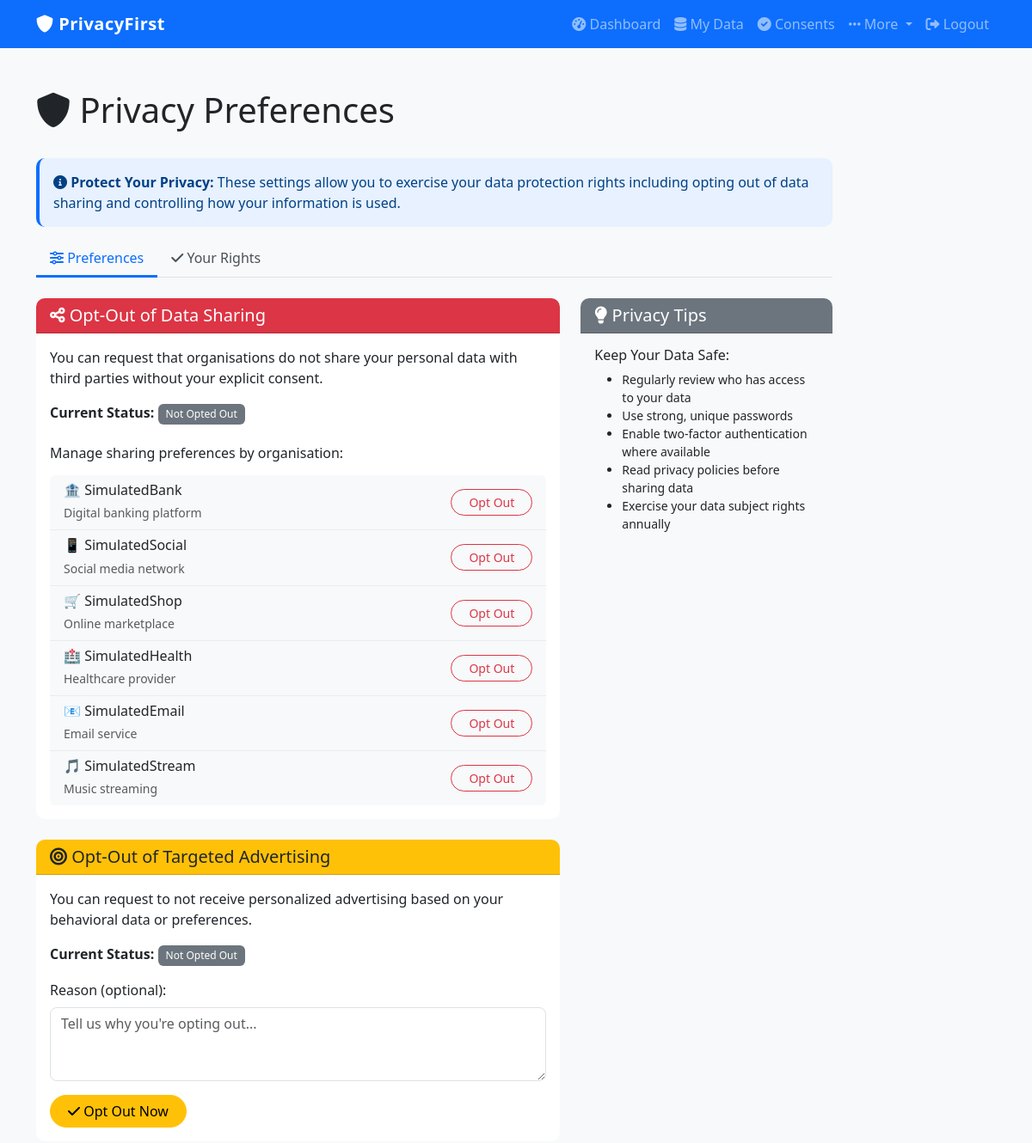
Before: /privacy-preferences (signed in, upper part) with the older database file.
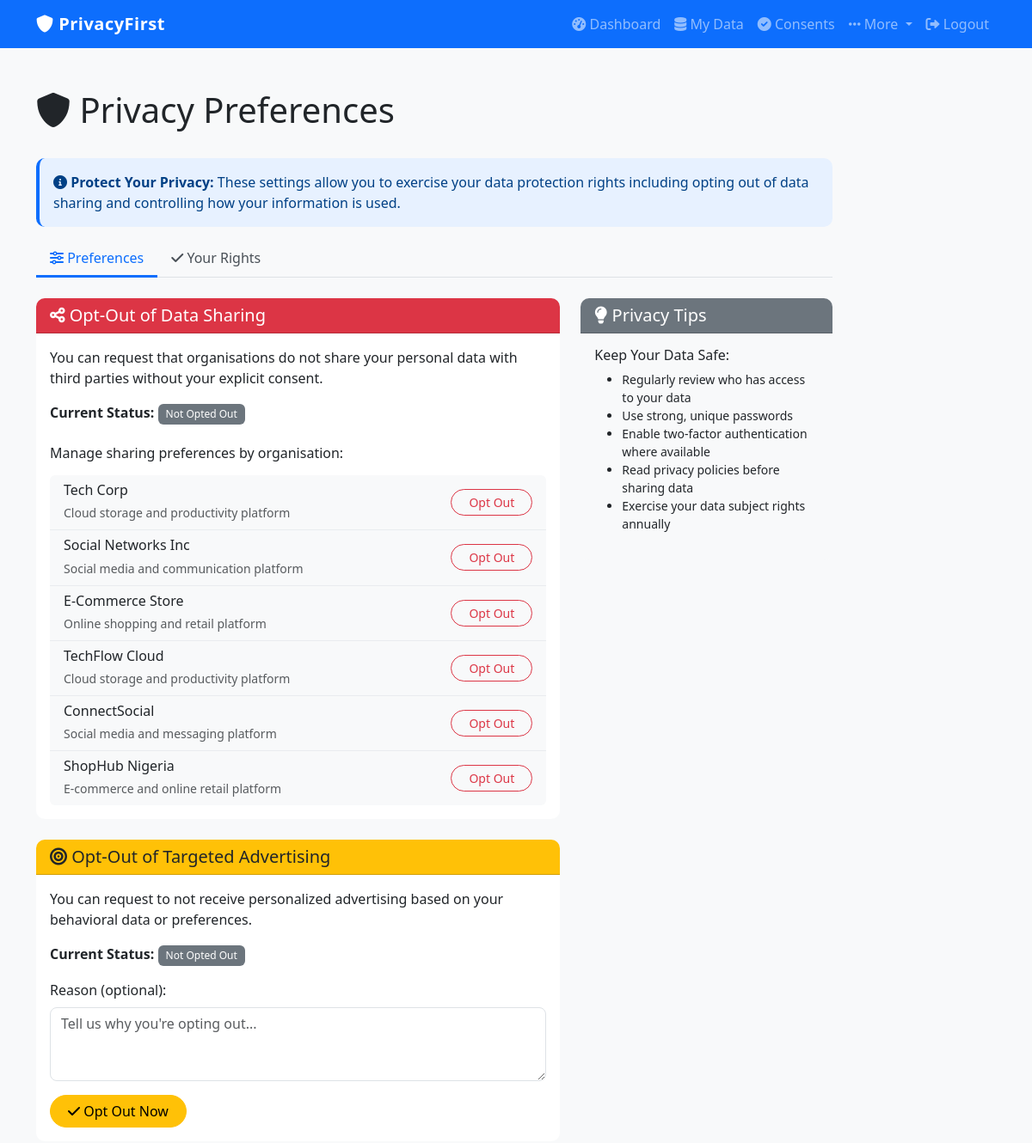
After: the same page with the newer database file.
### database.py (models this page shows)
class Organisation(db.Model):
    id = db.Column(db.Integer, primary_key=True)
    name = db.Column(db.String(100), nullable=False)
    description = db.Column(db.String(500))
    logo = db.Column(db.String(200))  # emoji or icon name
    data_sources = db.relationship('DataSource', backref='organisation', lazy=True)

### app.py (the view)
@app.route('/privacy-preferences')
@login_required
def privacy_preferences():
    opt_outs = CCPAOptOut.query.filter_by(user_id=current_user.id).all()
    opt_out_types = {opt.opt_out_type for opt in opt_outs}
    organisations = Organisation.query.all()
    log_audit("view_privacy_preferences", "privacy", details="Viewed privacy preferences")
    return render_template('privacy_preferences.html',
                         opt_out_types=opt_out_types,
                         all_opt_outs=opt_outs,
                         organisations=organisations)

### app.py (called while the page is built)
@login_manager.user_loader
def load_user(user_id):
    return User.query.get(int(user_id))

def log_audit(action, resource_type, resource_id=None, details="", status="success"):
    try:
        ip_address = request.remote_addr if request else None
        audit_log = AuditLog(
            user_id=current_user.id if current_user.is_authenticated else None,
            action=action,
            resource_type=resource_type,
            resource_id=resource_id,
            details=details,
            ip_address=ip_address,
            status=status
        )
        db.session.add(audit_log)
        db.session.commit()
    except Exception as e:
        print(f"[AUDIT LOG ERROR] {e}")

### templates/privacy_preferences.html (shortened to what this page needs)
{% extends "base.html" %}
{% block content %}
<div class="container mt-5">
    <div class="row">
        <div class="col-lg-10">
            <div class="d-flex align-items-center mb-4">
                <h1>
                    <i class="fas fa-shield-alt"></i> Privacy Preferences
                </h1>
            </div>
            <div class="alert alert-info">
                <i class="fas fa-info-circle"></i>
                <strong>Protect Your Privacy:</strong>
                These settings allow you to exercise your data protection rights including opting out of data sharing and controlling how your information is used.
            </div>
            <ul class="nav nav-tabs mb-4" role="tablist">
                <li class="nav-item" role="presentation">
                    <button class="nav-link active" id="prefs-tab" data-bs-toggle="tab" data-bs-target="#prefs-content" type="button">
                        <i class="fas fa-sliders-h"></i> Preferences
                    </button>
                </li>
                <li class="nav-item" role="presentation">
                    <button class="nav-link" id="rights-tab" data-bs-toggle="tab" data-bs-target="#rights-content" type="button">
                        <i class="fas fa-check"></i> Your Rights
                    </button>
                </li>
            </ul>
            <div class="tab-content">
                <div class="tab-pane fade show active" id="prefs-content" role="tabpanel">
                    <div class="row">
                        <div class="col-lg-8">
                            <div class="card mb-4">
                                <div class="card-header bg-danger text-white">
                                    <h5 class="mb-0"><i class="fas fa-share-alt"></i> Opt-Out of Data Sharing</h5>
                                </div>
                                <div class="card-body">
                                    <p>You can request that organisations do not share your personal data with third parties without your explicit consent.</p>
                                    <p class="mb-3"><strong>Current Status:</strong>
                                        {% if 'sharing' in opt_out_types %}
                                            <span class="badge bg-success">Opted Out</span>
                                        {% else %}
                                            <span class="badge bg-secondary">Not Opted Out</span>
                                        {% endif %}
                                    </p>
                                    {% if organisations %}
                                        <h6 class="mt-4">Manage sharing preferences by organisation:</h6>
                                        <div class="list-group mt-3">
                                            {% for org in organisations %}
                                                <div class="list-group-item">
                                                    <div class="d-flex justify-content-between align-items-center">
                                                        <div>
                                                            <h6 class="mb-1">{{ org.name }}</h6>
                                                            <small class="text-muted">{{ org.description }}</small>
                                                        </div>
                                                        <form method="POST" class="d-inline">
                                                            {% if 'sharing' not in opt_out_types %}
                                                                <button type="submit" formaction="{{ url_for('privacy_opt_out', opt_type='sharing') }}" class="btn btn-sm btn-outline-danger" name="organisation_id" value="{{ org.id }}">
                                                                    Opt Out
                                                                </button>
                                                            {% else %}
                                                                <button type="submit" formaction="{{ url_for('privacy_opt_in', opt_out_id=1) }}" class="btn btn-sm btn-outline-success" disabled>
                                                                    Opted Out
                                                                </button>
                                                            {% endif %}
                                                        </form>
                                                    </div>
                                                </div>
                                            {% endfor %}
                                        </div>
                                    {% else %}
                                        <p class="text-muted mt-3">No organisations connected yet.</p>
                                    {% endif %}
                                </div>
                            </div>
                            <div class="card mb-4">
                                <div class="card-header bg-warning text-dark">
                                    <h5 class="mb-0"><i class="fas fa-bullseye"></i> Opt-Out of Targeted Advertising</h5>
                                </div>
                                <div class="card-body">
                                    <p>You can request to not receive personalized advertising based on your behavioral data or preferences.</p>
                                    <p class="mb-3"><strong>Current Status:</strong>
                                        {% if 'targeted_advertising' in opt_out_types %}
                                            <span class="badge bg-success">Opted Out</span>
                                        {% else %}
                                            <span class="badge bg-secondary">Not Opted Out</span>
                                        {% endif %}
                                    </p>
                                    <form method="POST" action="{{ url_for('privacy_opt_out', opt_type='targeted_advertising') }}" class="mt-3">
                                        <div class="form-group mb-3">
                                            <label for="reason" class="form-label">Reason (optional):</label>
                                            <textarea class="form-control" id="reason" name="reason" rows="3" placeholder="Tell us why you're opting out..."></textarea>
                                        </div>
                                        {% if 'targeted_advertising' not in opt_out_types %}
                                            <button type="submit" class="btn btn-warning">
                                                <i class="fas fa-check"></i> Opt Out Now
                                            </button>
                                        {% else %}
                                            <button type="button" class="btn btn-warning" disabled>
                                                <i class="fas fa-check"></i> Already Opted Out
                                            </button>
                                        {% endif %}
                                    </form>
                                </div>
                            </div>
                        </div>
                        <div class="col-lg-4">
                            <div class="card bg-light">
                                <div class="card-header bg-secondary text-white">
                                    <h5 class="mb-0"><i class="fas fa-lightbulb"></i> Privacy Tips</h5>
                                </div>
                                <div class="card-body">
                                    <h6>Keep Your Data Safe:</h6>
                                    <ul class="small">
                                        <li>Regularly review who has access to your data</li>
                                        <li>Use strong, unique passwords</li>
                                        <li>Enable two-factor authentication where available</li>
                                        <li>Read privacy policies before sharing data</li>
                                        <li>Exercise your data subject rights annually</li>
                                    </ul>
                                </div>
                            </div>
                        </div>
                    </div>
                </div>
            </div>
        </div>
    </div>
</div>
{% endblock %}

### templates/base.html (shortened to what this page needs)
<!DOCTYPE html>
<html lang="en">
<head>
    <link href="https://cdn.jsdelivr.net/npm/bootstrap@5.3.0/dist/css/bootstrap.min.css" rel="stylesheet">
    <link rel="stylesheet" href="https://cdnjs.cloudflare.com/ajax/libs/font-awesome/6.0.0/css/all.min.css">
    <link rel="stylesheet" href="{{ url_for('static', filename='style.css') }}">
</head>
<body>
    <nav class="navbar navbar-expand-lg navbar-dark bg-primary">
        <div class="container">
            <a class="navbar-brand" href="{{ url_for('index') }}">
                <i class="fas fa-shield-alt"></i> PrivacyFirst
            </a>
            <div class="collapse navbar-collapse" id="navbarNav">
                <ul class="navbar-nav ms-auto">
                    {% if current_user.is_authenticated %}
                        <li class="nav-item">
                            <a class="nav-link" href="{{ url_for('dashboard') }}">
                                <i class="fas fa-tachometer-alt"></i> Dashboard
                            </a>
                        </li>
                        <li class="nav-item">
                            <a class="nav-link" href="{{ url_for('mydata') }}">
                                <i class="fas fa-database"></i> My Data
                            </a>
                        </li>
                        <li class="nav-item">
                            <a class="nav-link" href="{{ url_for('consents') }}">
                                <i class="fas fa-check-circle"></i> Consents
                            </a>
                        </li>
                        <li class="nav-item dropdown">
                            <a class="nav-link dropdown-toggle" href="#" id="moreDropdown" role="button" data-bs-toggle="dropdown">
                                <i class="fas fa-ellipsis-h"></i> More
                            </a>
                        </li>
                        <li class="nav-item">
                            <a class="nav-link" href="{{ url_for('logout') }}">
                                <i class="fas fa-sign-out-alt"></i> Logout
                            </a>
                        </li>
                    {% endif %}
                </ul>
            </div>
        </div>
    </nav>
    <main>
        {% block content %}{% endblock %}
    </main>
</body>
</html>

### static/style.css (style rules this page uses)
body { background-color: #f8f9fa; font-family: 'Segoe UI', Tahoma, Geneva, Verdana, sans-serif; }
.navbar-brand { font-weight: 600; letter-spacing: 0.5px; }
.card { border-radius: 10px; border: none; transition: transform 0.2s; }
.btn { border-radius: 25px; padding-left: 20px; padding-right: 20px; }
.alert { border-radius: 10px; border: none; }
.badge { font-weight: 500; padding: 0.5em 0.75em; }
.form-control, .form-select { border-radius: 8px; border: 1px solid #dee2e6; transition: border-color 0.2s; }
.nav-tabs .nav-link { color: #495057; border: none; border-bottom: 3px solid transparent; font-weight: 500; }
.nav-tabs .nav-link.active { background-color: transparent; border-bottom-color: #0d6efd; color: #0d6efd; }
.card-header { border-radius: 10px 10px 0 0 !important; }
.list-group-item { border: none; border-bottom: 1px solid #e9ecef; background-color: #f8f9fa; }
.list-group-item:last-child { border-bottom: none; }
.alert { border-left: 4px solid; }
.alert-info { border-left-color: #0d6efd; background-color: #e7f1ff; color: #004085; }

Changed rows visible on the page:
removed Organisation: name "🏦 SimulatedBank", description "Digital banking platform", {{ org.id }} 1 (drawn)
removed Organisation: name "🏥 SimulatedHealth", description "Healthcare provider", {{ org.id }} 4 (drawn)
removed Organisation: name "📧 SimulatedEmail", description "Email service", {{ org.id }} 5 (drawn)
removed Organisation: name "🎵 SimulatedStream", description "Music streaming", {{ org.id }} 6 (drawn)
added Organisation: name "Tech Corp", description "Cloud storage and productivity platform", {{ org.id }} 1 (drawn)
changed Organisation: name "📱 SimulatedSocial" → "Social Networks Inc"; description "Social media network" → "Social media and communication platform"
changed Organisation: name "🛒 SimulatedShop" → "E-Commerce Store"; description "Online marketplace" → "Online shopping and retail platform"
added Organisation: name "TechFlow Cloud", description "Cloud storage and productivity platform", {{ org.id }} 4 (drawn)
added Organisation: name "ConnectSocial", description "Social media and messaging platform", {{ org.id }} 5 (drawn)
added Organisation: name "ShopHub Nigeria", description "E-commerce and online retail platform", {{ org.id }} 6 (drawn)
